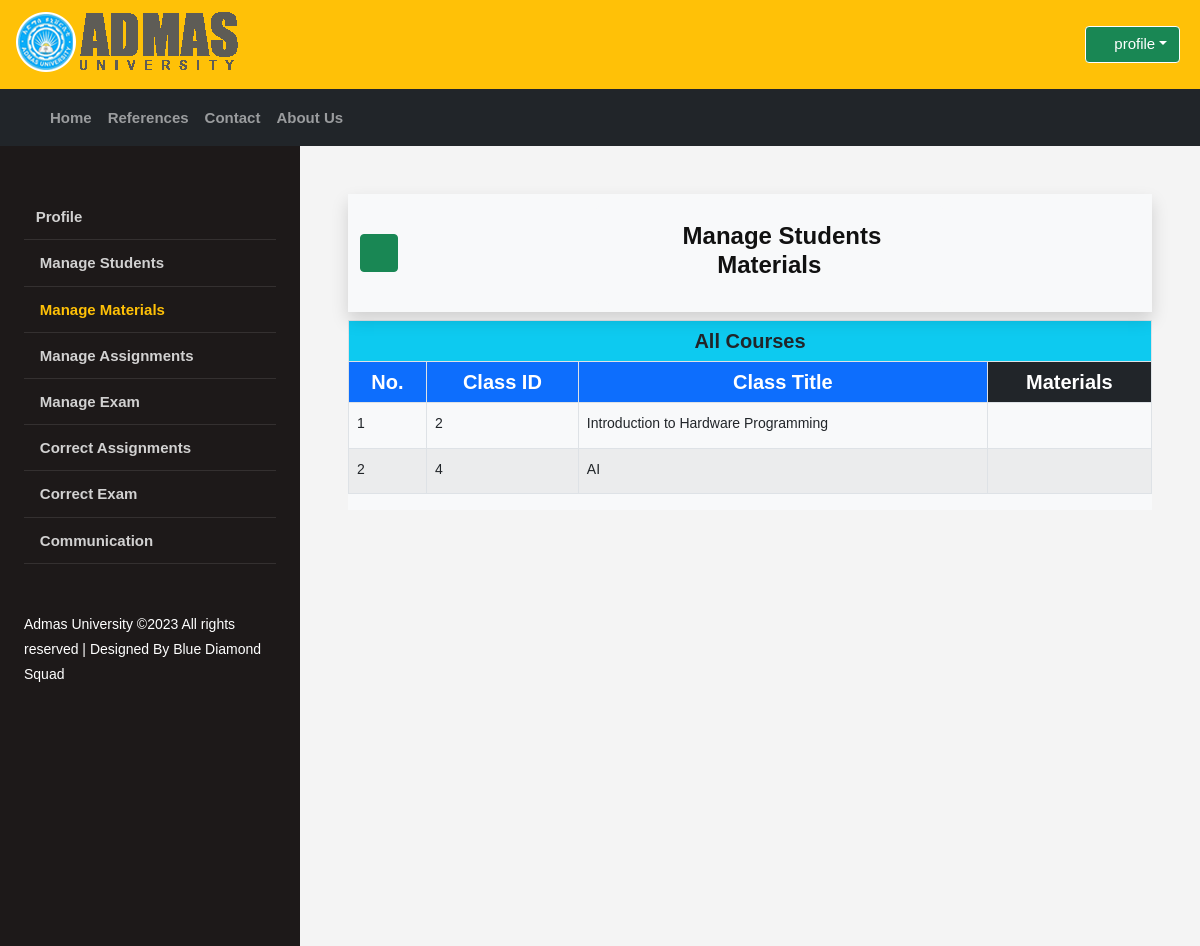
The app's page /_teachers/t_manage_material.php?id=5 (signed in) with its own data.
### tables this page shows
CREATE TABLE `class` (
  `class_id` int(255) NOT NULL,
  `class_title` varchar(255) NOT NULL,
  `class_desc` varchar(255) NOT NULL,
  `teacher_id` int(255) NOT NULL,
  `material` varchar(255) NOT NULL,
  `assignment` varchar(255) NOT NULL,
  `exam` varchar(255) NOT NULL
);

### _teachers/t_manage_material.php (the view, shortened to what this page needs)
<?php
include "../my_funcs.php";
$temp_teacher_id = "";
if(isset($_REQUEST['id'])){
    $temp_teacher_id = intval($_REQUEST['id']);
}
?>
<!DOCTYPE html>
<html lang="en-us" dir="ltr">
    <head>
        <link rel="stylesheet" type="text/css" href="../icon/svg-with-js/css/fa-svg-with-js.css">
        <link rel="stylesheet" type="text/css" href="../css/bootstrap.min.css">
        <link rel="stylesheet" type="text/css" href="../css/style.css">
  </head>
  <body>
    <header id="top-header" class="bg-warning">
        <div class="top-tol">
            <ul>
                <div id="logo">
                    <a><img src="../images/LogooB2.png" alt="admas university e-learning managment system logo" title="AU e-learning management"></a>
                </div>
                <div class="dropdown myac">
                    <a id="a1" class="btn btn-success dropdown-toggle" href="#" role="button" id="dpMLink" data-bs-toggle="dropdown" aria-expanded="false"><i class="fas fa-user-circle"></i>&nbsp;<label>profile</label></a>
                </div>
            </ul>
        </div>
    </header>
    <nav class="navbar navbar-expand-md bg-dark navbar-dark" style="margin-bottom: 0px;">
        <div class="container">
            <div class="collapse navbar-collapse" id="navbarContent">
                <ul class="navbar-nav me-auto mb-2 mb-lg-0">
                    <li class="nav-item"><a href="../index.php" class="nav-link">Home</a></li>
                    <li class="nav-item"><a href="../reference.php" class="nav-link">References</a></li>
                    <li class="nav-item"><a href="../contact.php" class="nav-link">Contact</a></li>
                    <li class="nav-item"><a href="../about.php" class="nav-link">About Us</a></li>
                </ul>
            </div>
        </div>
    </nav>
    <div class="wrapper d-flex align-items-stretch">
		<nav id="sidebar">
			<div class="p-4 pt-5">
    	        <ul class="list-unstyled components mb-5">
                    <li><a href="t_profile.php" ><i class="fas fa-street-view"></i>Profile</a></li>
                   <li><a href="t_manage_student.php?id=<?php echo $temp_teacher_id ?>" ><i class="fas fa-file-import"></i> Manage Students</a></li>
                   <li><a href="t_manage_material.php?id=<?php echo $temp_teacher_id ?>"  class="text-warning"><i class="fas fa-shopping-basket"></i> Manage Materials</a></li>
                   <li><a href="t_manage_assignment.php?id=<?php echo $temp_teacher_id ?>"><i class="fas fa-book-open"></i> Manage Assignments</a></li>
                   <li><a href="t_manage_exam.php?id=<?php echo $temp_teacher_id ?>"><i class="fas fa-file-signature"></i> Manage Exam</a></li>
                   <li><a href="t_collect_assignment.php?id=<?php echo $temp_teacher_id ?>"><i class="fas fa-file-signature"></i> Correct Assignments</a></li>
                   <li><a href="t_correct_exam.php?id=<?php echo $temp_teacher_id ?>"><i class="fas fa-file-signature"></i> Correct Exam</a></li>
                   <li><a href="#"><i class="fas fa-comments"></i> Communication</a></li>
    	        </ul>
        	    <div class="footer">
        			Admas University &copy;<script>document.write(new Date().getFullYear());</script> All rights reserved | Designed By Blue Diamond Squad
        	    </div>
	        </div>
    	</nav>
    	<div id="content" class="p-4 p-md-5">
        	<nav class="navbar navbar-expand-lg navbar-light bg-light shadow">
            	<div class="container">
                    <button type="button" id="sidebarCollapse" class="btn btn-success">
                      <i class="fas fa-bars"></i>
                    </button>
                    <div class="container">
                    	<div class="row align-items-center justify-content-center">
                        	<div class="col-md-6 text-center">
                                <div class="card bg-light col-md mt-1" style="border-style: none;">
                                    <div class="card-body">
                                        <h4 class="card-title"><i class="fas fa-street-view"></i> <strong>Manage Students Materials</strong></h4>
                                    </div>
                                </div>
                            </div>
                        </div>
                    </div>
                </div>
            </nav>
            <section class="mt-2 bg-light">
                    <div class="">
                        <div class="row">
                            <div class="col-md">
                                <table class="table table-bordered table-striped table-hover">
                                    <thead>
                                        <tr class="h5">
                                            <th colspan="9" class="bg-info"><center>All Courses</center></th>
                                        </tr>
                                    </thead>
                                  <thead>
                                    <tr class="h5 bg-primary text-white">
                                    <th class="text-center" scope="col">No.</th>
                                      <th class="text-center" scope="col">Class ID</th>
                                      <th class="text-center" scope="col">Class Title</th>
                                      <th class="text-center bg-dark" scope="col">Materials</th>
                                    </tr>
                                  </thead>
                                  <tbody>
                                    <tr>
                                    <?php
                                        if(isset($_REQUEST['id'])){
                                            $teacher_id = intval($_REQUEST['id']);
                                        $q = "SELECT * FROM class WHERE teacher_id = '$teacher_id'";
                                        $q_result = mysqli_query($con,$q);
                                        $number = 1;
                                        while($row = mysqli_fetch_assoc($q_result)){
                                            $class_id = $row['class_id'];
                                            printf("<tr> <td>%d</td> <td>%s</td> <td>%s</td>",
                                            $number,
                                            $row['class_id'],
                                            htmlspecialchars($row['class_title']),
                                            );
                                    ?>
                                    <td class="text-center h4">
                                        <a href="t_upload_material.php?id=<?php echo $class_id; ?>" ><i class="fas fa-pencil-alt px-3"></i></a>
                                    </td>
                                    </tr>
                                    <?php
                                        $number++;
                                       }
                                    }
                                    ?>
                                  </tbody>
                                </table>
                             </div>
                        </div>
                    </div>
                </section>
    </div>
        </div>
  </body>
</html>

### css/style.css (style rules this page uses)
* { margin: 0px; padding: 0px; }
body { display: flex; flex-direction: column; font-family: "Verdana", "Arial", "Helvetica",serif, sans-serif; font-size: 14px; line-height: 1.8em; color: #111; background-color: #f4f4f4; }
a:any-link { text-decoration: none; color: blueviolet; }
#top-header { line-height: 70px; background-color: #0aa8f2; }
#top-header #logo img { margin-top: 10px; margin-right: 10px; margin-left: -20px; }
#top-header ul { list-style: none; }
#top-header .myac { float: right; margin-top: -65px; margin-right: 20px; }
#top-header .myac #a1 { text-decoration: none; color: white; border: 1px solid white; font-size: 15px;" }
nav ul li a { font-size: 15px; font-weight: bold; }
#sidebar { min-width: 300px; max-width: 300px; background: #1d1919; color: #fff; -webkit-transition: all 0.3s; -o-transition: all 0.3s; transition: all 0.3s; }
#sidebar ul.components { padding: 0; }
#sidebar ul li { font-size: 16px; }
#sidebar ul li a { padding: 10px 0; display: block; color: rgba(255, 255, 255, 0.8); border-bottom: 1px solid rgba(255, 255, 255, 0.1); }
img { vertical-align: middle; border-style: none; }
img { page-break-inside: avoid; }
#content { width: 100%; padding: 0; min-height: 100vh; -webkit-transition: all 0.3s; -o-transition: all 0.3s; transition: all 0.3s; }

### records on screen
class: class_id "2", class_title "Introduction to Hardware Programming"
class: class_id "4", class_title "AI"
